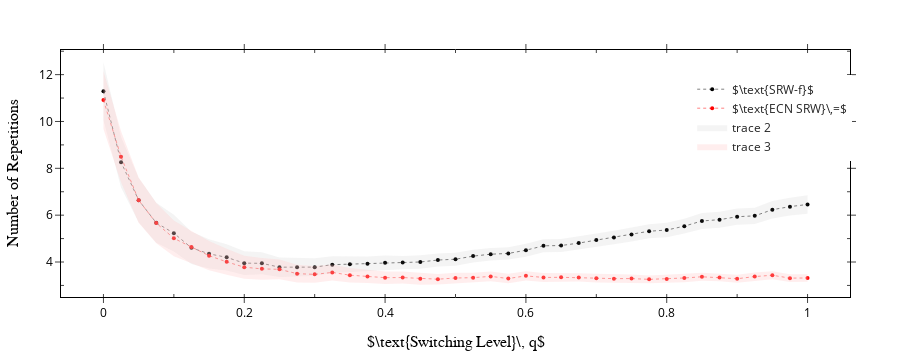

Notebook cell for this chart:
### Code cell
from scipy.interpolate import interp1d

x_smooth = np.linspace(0, 1, 300)
f = interp1d(Q, mediasf, kind='cubic')
y_smooth = f(x_smooth)
f_std_error = interp1d(Q, errorsf, kind='cubic')
std_error_smooth = f_std_error(x_smooth)

f2 = interp1d(Q, mediasiq, kind='cubic')
y_smooth2 = f2(x_smooth)
f_std_error2 = interp1d(Q, errorsiq, kind='cubic')
std_error_smooth2 = f_std_error2(x_smooth)



#initializing figure
fig=go.Figure()
# inserting traces in the plot 
#----------------------------------------------------------------------------------------------------------------------------------------------

#add Points
fig.add_trace(go.Scatter(x=Q,y=mediasf,mode='lines+markers',marker=dict(symbol='circle',size=4,color="#000000"), name='$\\text{SRW-f}$'))
fig.add_trace(go.Scatter(x=Q,y=mediasiq,mode='lines+markers',marker=dict(symbol='circle',size=4,color="#FF0000"), name='$\\text{ECN SRW}\,=$'))

fig.add_trace(go.Scatter(
    x=np.concatenate([Q, Q[::-1]]),
    y=np.concatenate([mediasf - errorsf, (mediasf + errorsf)[::-1]]),
    fill='toself',
    fillcolor="rgba(133,133,133,0.09)",
    line=dict(color="rgba(133,133,133,0)")
))

fig.add_trace(go.Scatter(
    x=np.concatenate([Q, Q[::-1]]),
    y=np.concatenate([mediasiq - errorsiq, (mediasiq + errorsiq)[::-1]]),
    fill='toself',
    fillcolor='rgba(255,200,200,0.3)',
    line=dict(color='rgba(255,200,200,0)')
))

fig.update_traces(line=dict(dash='dot',width=0.5))
#------------------------------------------------------------------------------------------------------------

'''Layouts'''
#legend layout
fig.update_layout(legend=dict(xref='paper',x=0.8,y=0.9),
                  plot_bgcolor='#ffffff',margin=dict(l=50, r=50, b=50, t=50),template='simple_white')


#Layout of x-Axe
fig.update_xaxes(linecolor='Black',
                 tickfont=dict(color='Black'),
                 title=dict(text='$\\text{Switching Level}\, q$',
                            font=dict(family='Times New Roman',color='Black',size=16)),
                minor=dict(dtick=0.1,nticks=8,ticks='inside'),
                mirror='ticks',nticks=6
                            )
#Layout of y-Axe
fig.update_yaxes(linecolor='Black',
                 tickfont=dict(color='Black'),
                 title=dict(text='Number of Repetitions',
                            font=dict(family='Times New Roman',color='Black',size=16)),
                minor=dict(dtick=1,nticks=8,ticks='inside'),
                mirror='ticks',nticks=6)

write_image(fig,'repvsq.pdf',format='pdf')
fig.show()

### Figure 1 — Plotly figure (JSON) as saved in the notebook; plotly's stock layout.template omitted (floating-point values rounded to 4 significant figures)
{"data": [{"line": {"dash": "dot", "width": 0.5}, "marker": {"color": "#000000", "size": 4, "symbol": "circle"}, "mode": "lines+markers", "name": "$\\text{SRW-f}$", "type": "scatter", "x": [0, 0.025, 0.05, 0.075, 0.1, 0.125, 0.15, 0.175, 0.2, 0.225, 0.25, 0.275, 0.3, 0.325, 0.35, 0.375, 0.4, 0.425, 0.45, 0.475, 0.5, 0.525, 0.55, 0.575, 0.6, 0.625, 0.65, 0.675, 0.7, 0.725, 0.75, 0.775, 0.8, 0.825, 0.85, 0.875, 0.9, 0.925, 0.95, 0.975, 1.0], "y": [11.29, 8.263, 6.64, 5.673, 5.232, 4.604, 4.349, 4.198, 3.951, 3.944, 3.779, 3.781, 3.781, 3.886, 3.909, 3.925, 3.967, 3.978, 4.001, 4.084, 4.119, 4.251, 4.333, 4.366, 4.503, 4.691, 4.703, 4.808, 4.938, 5.046, 5.172, 5.314, 5.365, 5.53, 5.752, 5.808, 5.934, 5.971, 6.233, 6.364, 6.458]}, {"line": {"dash": "dot", "width": 0.5}, "marker": {"color": "#FF0000", "size": 4, "symbol": "circle"}, "mode": "lines+markers", "name": "$\\text{ECN SRW}\\,=$", "type": "scatter", "x": [0, 0.025, 0.05, 0.075, 0.1, 0.125, 0.15, 0.175, 0.2, 0.225, 0.25, 0.275, 0.3, 0.325, 0.35, 0.375, 0.4, 0.425, 0.45, 0.475, 0.5, 0.525, 0.55, 0.575, 0.6, 0.625, 0.65, 0.675, 0.7, 0.725, 0.75, 0.775, 0.8, 0.825, 0.85, 0.875, 0.9, 0.925, 0.95, 0.975, 1.0], "y": [10.91, 8.494, 6.638, 5.662, 5.011, 4.641, 4.271, 4.007, 3.778, 3.707, 3.687, 3.502, 3.472, 3.555, 3.438, 3.384, 3.332, 3.335, 3.287, 3.267, 3.316, 3.332, 3.386, 3.295, 3.408, 3.34, 3.347, 3.343, 3.311, 3.29, 3.292, 3.259, 3.278, 3.317, 3.37, 3.342, 3.287, 3.378, 3.435, 3.312, 3.318]}, {"fill": "toself", "fillcolor": "rgba(133,133,133,0.09)", "line": {"color": "rgba(133,133,133,0)", "dash": "dot", "width": 0.5}, "type": "scatter", "x": [0, 0.025, 0.05, 0.075, 0.1, 0.125, 0.15, 0.175, 0.2, 0.225, 0.25, 0.275, 0.3, 0.325, 0.35, 0.375, 0.4, 0.425, 0.45, 0.475, 0.5, 0.525, 0.55, 0.575, 0.6, 0.625, 0.65, 0.675, 0.7, 0.725, 0.75, 0.775, 0.8, 0.825, 0.85, 0.875, 0.9, 0.925, 0.95, 0.975, 1.0, 1.0, 0.975, 0.95, 0.925, 0.9, 0.875, 0.85, 0.825, 0.8, 0.775, 0.75, 0.725, 0.7, 0.675, 0.65, 0.625, 0.6, 0.575, 0.55, 0.525, 0.5, 0.475, 0.45, 0.425, 0.4, 0.375, 0.35, 0.325, 0.3, 0.275, 0.25, 0.225, 0.2, 0.175, 0.15, 0.125, 0.1, 0.075, 0.05, 0.025, 0], "y": [10.06, 7.185, 5.697, 4.817, 4.448, 3.919, 3.728, 3.636, 3.444, 3.475, 3.361, 3.393, 3.406, 3.531, 3.575, 3.615, 3.655, 3.695, 3.71, 3.806, 3.84, 3.98, 4.062, 4.102, 4.228, 4.416, 4.422, 4.526, 4.659, 4.757, 4.88, 5.019, 5.058, 5.213, 5.408, 5.467, 5.587, 5.621, 5.862, 5.99, 6.064, 6.853, 6.739, 6.603, 6.32, 6.281, 6.148, 6.096, 5.848, 5.672, 5.608, 5.465, 5.335, 5.218, 5.089, 4.984, 4.966, 4.778, 4.63, 4.603, 4.523, 4.397, 4.362, 4.291, 4.261, 4.28, 4.236, 4.244, 4.242, 4.156, 4.168, 4.197, 4.413, 4.458, 4.76, 4.971, 5.288, 6.015, 6.53, 7.584, 9.341, 12.52]}, {"fill": "toself", "fillcolor": "rgba(255,200,200,0.3)", "line": {"color": "rgba(255,200,200,0)", "dash": "dot", "width": 0.5}, "type": "scatter", "x": [0, 0.025, 0.05, 0.075, 0.1, 0.125, 0.15, 0.175, 0.2, 0.225, 0.25, 0.275, 0.3, 0.325, 0.35, 0.375, 0.4, 0.425, 0.45, 0.475, 0.5, 0.525, 0.55, 0.575, 0.6, 0.625, 0.65, 0.675, 0.7, 0.725, 0.75, 0.775, 0.8, 0.825, 0.85, 0.875, 0.9, 0.925, 0.95, 0.975, 1.0, 1.0, 0.975, 0.95, 0.925, 0.9, 0.875, 0.85, 0.825, 0.8, 0.775, 0.75, 0.725, 0.7, 0.675, 0.65, 0.625, 0.6, 0.575, 0.55, 0.525, 0.5, 0.475, 0.45, 0.425, 0.4, 0.375, 0.35, 0.325, 0.3, 0.275, 0.25, 0.225, 0.2, 0.175, 0.15, 0.125, 0.1, 0.075, 0.05, 0.025, 0], "y": [9.68, 7.401, 5.673, 4.805, 4.245, 3.962, 3.649, 3.452, 3.284, 3.244, 3.262, 3.12, 3.118, 3.213, 3.128, 3.102, 3.066, 3.078, 3.033, 3.042, 3.089, 3.122, 3.179, 3.095, 3.211, 3.149, 3.151, 3.164, 3.128, 3.112, 3.118, 3.094, 3.11, 3.138, 3.199, 3.177, 3.115, 3.205, 3.269, 3.148, 3.154, 3.482, 3.475, 3.602, 3.55, 3.458, 3.506, 3.541, 3.497, 3.447, 3.425, 3.465, 3.469, 3.494, 3.522, 3.542, 3.532, 3.605, 3.494, 3.594, 3.542, 3.543, 3.493, 3.541, 3.593, 3.598, 3.666, 3.747, 3.897, 3.826, 3.885, 4.112, 4.17, 4.271, 4.562, 4.893, 5.32, 5.777, 6.519, 7.604, 9.587, 12.14]}], "layout": {"height": 360, "legend": {"x": 0.8, "xref": "paper", "y": 0.9}, "margin": {"b": 50, "l": 50, "r": 50, "t": 50}, "plot_bgcolor": "#ffffff", "xaxis": {"linecolor": "Black", "minor": {"dtick": 0.1, "nticks": 8, "ticks": "inside"}, "mirror": "ticks", "nticks": 6, "tickfont": {"color": "Black"}, "title": {"font": {"color": "Black", "family": "Times New Roman", "size": 16}, "text": "$\\text{Switching Level}\\, q$"}, "type": "linear"}, "yaxis": {"linecolor": "Black", "minor": {"dtick": 1, "nticks": 8, "ticks": "inside"}, "mirror": "ticks", "nticks": 6, "tickfont": {"color": "Black"}, "title": {"font": {"color": "Black", "family": "Times New Roman", "size": 16}, "text": "Number of Repetitions"}, "type": "linear"}}}
